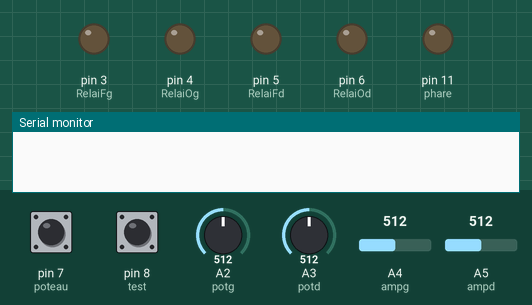
Recording of a sketch running on a simulated Arduino Uno, built with avr-gcc and run on an emulated ATmega328P. On the bench: output pins drawn as LEDs (lit = HIGH), the last lines printed to the serial monitor. Dashed ring = blinking. The inputs (shaded band) are chosen by the test bench; at power-on: pin 7 (poteau) HIGH, A2 (potg) = 512, pin 8 (test) HIGH, A3 (potd) = 512, A4 (ampg) = 512, A5 (ampd) = 512.

Above: at 0.8 s.
0.9 s: pin 7 (poteau) pulled LOW for 0.15 s
At 2.9 s:
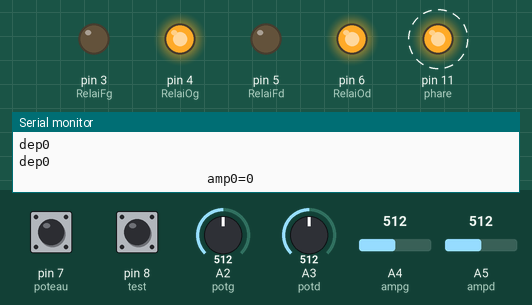
At 3.63 s:
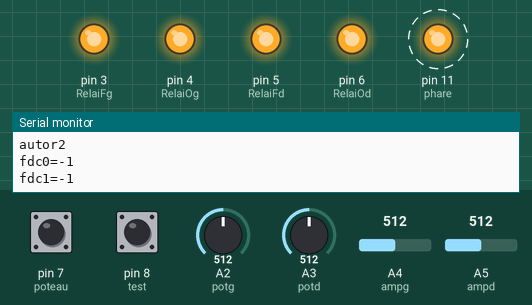
4.0 s: A2 (potg) set to 129
At 6.51 s:
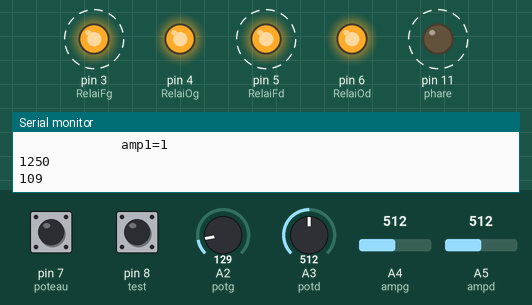
7.0 s: A2 (potg) set to 111
Timing chart, 0 to 16.0 s (numbered marks = the images above; inputs shaded):
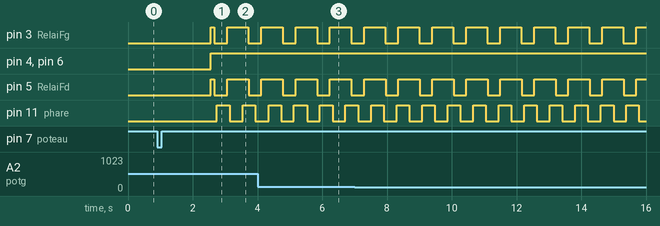

Measured:
- after the input at 0.9 s, pin 3 (RelaiFg), pin 5 (RelaiFd): LOW → HIGH after 1.7 s, → LOW 0.11 s later, → HIGH 0.40 s later, → LOW 0.66 s later; pin 4 (RelaiOg), pin 6 (RelaiOd): LOW → HIGH after 1.7 s; pin 11 (phare): alternates HIGH for 0.40 s and LOW for 0.40 s, starting after 1.8 s

The sketch:

portail_v3.ino
```cpp
#include <EEPROM.h>
#include <RCSwitch.h>
RCSwitch mySwitch = RCSwitch();
int Micro=A0; // capteur micro
int Crep=A1;  // capteur crépusculaire (lumière)
int potg=A2; // potentiometre vantail gauche
int potd=A3;  // potentiometre vantail droit

int RelaiOg=4;// relai ouvre gauche
int RelaiOd=6;// relai ouvre droit
int RelaiFg=3;// relai ferme gauche
int RelaiFd=5;// relai ferme droite
int ampg=A4; //surintesité gauche
int ampd=A5; //surintensité droite// fonction surintensité

int phare=11; //gyrophare sur poteau
int poteau=7; // pin bouton sur poteau
int test=8; // pin bouton de test
bool valAction=1; // valeur de l'action ouverture=1 /fermeture=0
int encours=0; //numero d'un signal en cours (0=rien 1=klaxon 2=lumiere etc...)
int autor=0; // autorisation des permissions de declenchement (dans Sana[8/9/10] suivant permission)

int perm=2; // serait mieux dans l'eeprom. Changé par telecommande, copié généralement dans autor.
int freqgyro=0; // 300 rapide, 1000 lent
bool Signal=0;

// tableau capteur analogique Sana
int Sana[13][9]{// colonne 0=rien 1=klaxon 2=lumiere 3=poteau 4=test 5-6-7-8=telco 9=portier
// durée de crenaux pour tous les SL
  {0,1,1,1,1,1,1,1,1},//duree mini du créneau Bas *0
  {0,1,15,1,1,1,1,1,1},//duree mini du créneau Haut *1
  {0,1,1,1500,1500,500,500,500,500},//duree maxi du créneau Bas *2
  {0,1,15,1500,1500,500,500,500,500},//duree maxi du créneau Haut *3
// sauf  telcos
  {0,Micro,Crep,poteau,test},// pin micro ou lumiere,etc  *4
  // pour tous les SL, necessaires pour fonction echantillon
  {0,46,30,11,11,1,1,1,1},//nombre de positifs mini acceptable sur 200 mesures analogiques(echantillon) *5
  {0,200,200,200,200,200,200,200,200},//seuil amplitude pour un positif dans echantillon *6
// pour tous les SL
  {0,3,2,1,1,1,1,1,1},//nombre de coups exact pour que dcl passe à UN  *7
  {0,1,1,1,1,1,1,1,1},// TOUS autorisation 1 (+7=) *8
  {0,0,0,1,1,0,1,1,1},// BOUTONS autorisation 2 (+7=) *9 + teleco B
  {0,1,1,1,0,1,1,1,1},// telco C autorisation 3 (+7=) *10
  {0,0,0,0,1,0,1,1,1}, //TEST SEUL autorisation 4 (+7=) *11
  {0,0,0,1,0,0,1,1,1}// POTEAU SEUL  autorisation 5 (+7=) *12 +telco D
  //{0,1,1,1,0,1,1,1,1}// TELCO A à recopier dans sana [10] autorisation 6 (+7=) *13
// TELCO B à recopier dans sana [10] autorisation 7 (+7=) *14
// TELCO C à recopier dans sana [10] autorisation 8 (+7=) *15
// TELCO D à recopier dans sana [10] autorisation 9 (+7=) *16
  };

// tableau des codes de telco
unsigned long code[4] // ex 1234 pour code[3]
  {1111,2222,3333,4444}; // bouton de telecommande A,B,C,D
// tableau potentionmetre et surintensite
int pot[2]{potg,potd};
int amp[2]{ampg,ampd};
int seuilamp[2]{8,11};
unsigned long autoramp[2]{millis(),millis()};

//tableau relai et fin de course gauche et droit
int VL[3][4]{ // colonne 0=gauche 1=droit
  {RelaiFg,RelaiOg,RelaiFd,RelaiOd},//relai gauche et droit
  {1,600,1,600},//min G=0, max G=1, min D=2, max D=3
  {0,0,0,0}, // valeur intermediaire du FDC de calibrage pour copie dans EEprom
};
// calibrage des fins de course
void calibrage(){
VL[1][0]=0;     // modication hors cotes ds FDC
VL[1][1]=1300;
VL[1][2]=0;
VL[1][3]=1300;

for (int a=0; a<2; a++){
          int cpt=0;
          Serial.print("autoramp");
          autoramp[0]=millis(); autoramp[1]=millis();
          action(a);
          for (int i=0; i<4; i++){
  Serial.println(recupFDC(i));}

    while (cpt<2){ //tester 2 FDC
      for (int i=0; i<2; i++){ // gauche droite
        if (ampere(i)){        // surintensite d'un cote ou l'autre
            VL[2][a+2*i]=(analogRead(pot[i])-5*(2*a-1)); // recopie dans le tableau FDC la valeur du pot -5 ou +5 suivant ouv ou ferm
            VL[1][a+2*i]=!a*1250;
            Serial.print(i);
            cpt++;  // compteur de passge de la boucle while
        }action(a);
      }
    }
}
for(int i=0; i<4; i++){
 Serial.println(VL[2][i]);
 stockFDC(i,VL[2][i]);} // memorisation de la valeur du pot dans EEprom
}

// echantillonnage de la valeur de surintensité
bool ampere(bool gd){
  if (millis()<autoramp[gd]+300){return 0;}
  int b=0;
  for (int i=0; i<50; i++){
    if (analogRead(amp[gd])>seuilamp[gd]){
      b++;}
    if (b>30){
      return 1;    }
  } return 0;
}


// detection d'un signal suivant le capteur, quelle action effectuer
bool detect(int SL){ //appelé dans echantillon()

  if (SL==0){return 0;} //impossible en principe
  if (SL==1){return (analogRead(Sana[4][SL])>Sana[6][SL]);} // lecture micro attention > a la valeur
  if (SL==2){return (analogRead(Sana[4][SL])<Sana[6][SL]);} // lecture lumiere attention < a la valeur
  if (SL<5){return !(digitalRead(Sana[4][SL]));}  // lecture poteau et test
  return BoutonTele();  // ex code 1234 pour code[3] de telco 3: SL=3+5
}
// memorisation dans l'EEPROM des FDC et convertion
void stockFDC(int ad,int val){
  EEPROM.write(ad*2,val%256); // stock le modulo sur une adresse paire ex: indice 0 var=40 ad*2=0 stock 40 sur 0
  EEPROM.write(ad*2+1,val/256); // stock la div sur adresse impaire ex :indice 0 var=40 ad*2+1=1 stock 0 sur 1
}
//recuperation dans l'EEPROM des FDC et convertion
int recupFDC(int ad){
  return EEPROM.read(ad*2)+(EEPROM.read(ad*2+1)*256);
}
int BoutonTele(){ // passe à UN si code=nombre
int x=0;
  if (mySwitch.available()) {
    Serial.println("je suis là");
      if (mySwitch.getReceivedValue()==code[0]){Serial.println("telco A");x= 1;} // telco A
      if (mySwitch.getReceivedValue()==code[1]){perm=2;x= 0;} //telco B
      if (mySwitch.getReceivedValue()==code[2]){perm=3;x= 0;} //telco C
      if (mySwitch.getReceivedValue()==code[3]){perm=4;x=1;} //telco D
    mySwitch.resetAvailable();
  }return x;
  }

// fonction echantillon du capteur
int echantillon(int x){ // passe à UN si on a atteint b(dans sana[5]) mesures positives sur 200 mesures
  int b=0;
  for (int i=0; i<200; i++){
    if (detect(x)){b++;}
    if (b>=Sana[5][x]){

      return 1;}
  }
return 0;}
// fonction declenchement
int dcl(){ // passe à nsl si le signal est valide (nb de coups en fonction du SL en cours)
  static bool e=0; //dernier etat du signal
  static int tot=0; // nb de crenaux en rapport au nombre de coups demandés
  static unsigned long D=millis(); // date du début du crenau
  static int nsl=0; //marqueur de encours
  bool b=0;
  unsigned long duree=0;

  if (encours==0){
    encours=quelSL(nsl);
    nsl=encours;
    if (encours!=0){
      D=millis();
      e=1;
      tot=1; // debut de cycle

    }
    return 0;

  }

  duree=(millis()-D);
  if (duree<Sana[0+e][encours]){
    b=echantillon(encours);
    if(b!=e){
      encours=0;
      e=b;
    }return 0;
  }
  if (duree<Sana[2+e][nsl]){
    b=echantillon(encours);
    if(b!=e){
      tot++;
      e=b;
      D=millis(); // nouveau crenau
    }return 0;
  }
  //nsl=encours;
  b=echantillon(encours);
  encours=0;
  if (b==e && tot==2*Sana[7][nsl]){
    return nsl;
  }return 0;
}
// quel signal cause? recherche parmi ceux autorisés
int quelSL(int x){ //on ne regarde que ceux qui suivent le SL N° x
  if (autor==0){ // aucun signal accepté
    return 0;
  }
  for (int i=x+1; i<10; i++){ // nombre de signaux capteur possible
    if (Sana[7+autor][i]){ // N° autorisation
      if (echantillon(i)){ // echantillon de 200 mesures pour clarifier le signal
      return i; // return N° SL du signal reçu
      }
    }
  }
  return 0; // aucun signal reçu
}
// fonction surintensité
bool surIntensite(bool onoff){ // parametre passe à 1 à chaque declenchement (dcl)
static bool flag=0; // flag de surintensité

  if (onoff){ // on regarde si declenchement =1
    for (int i=0; i<4; i++){
      VL[1][i]=(recupFDC(i));} // on inscrit FDC de l'EEPROM dans le tableau FDC
    autor=perm; // on remet les autorisation aux permissions de depart
    freqgyro=1000; //gyro lent
  return 1;} // retour au loop()

  if (flag){ // flag est vrai déja eu surintensité
    for (int i=0; i<2; i++){
      if (ampere(i)){ //regarde si les moteurs sont bloqués
        VL[1][2*i+0]=analogRead(pot[i])+20; // on coupe celui qui est bloqué
        VL[1][2*i+1]=analogRead(pot[i])-20;}}
      if (fini()){ // on regarde si les deux moteurs sont arrêtés
        flag=0; // raz flag fin de surintensité
        autor=2; // seulement autorisation bouton sur poteau
        return 1;} return 0;} // return 1 pour prevenir le loop()

  if (ampere(0) || ampere(1)){ // detection de surintensité
    flag=1;         // flag de detection surintensité
    for (int j=0; j<2; j++){ // initialisation FDC pour retour vantaux + gestion de non dépassement de FDC
        VL[1][2*j]=max(analogRead(pot[j])-20,recupFDC(2*j)); // minis à pot-20
        VL[1][2*j+1]=min(analogRead(pot[j])+20,recupFDC(2*j+1)); //maxis à pot+20
        }
      valAction=!valAction; // invesion du sens de marche
      autor=0; // personne ne peut arrêter les moteurs
      freqgyro=300; //gyro rapide
      autoramp[0]=millis(); autoramp[1]=millis();
  return 0;} return 0;}
// fonction action de valAction
void action(bool a){
  for (int gd=0; gd<2 ; gd++){       //gauche droite
    digitalWrite(VL[0][!a+2*gd],1); //relai opposé a l'action
    bool dep=(analogRead(pot[gd])<VL[1][a+2*gd])xor a; // generalement a 0
    if (dep){
      VL[1][a+2*gd]=1250*!a;} // Si fdc mini , 0, Si maxi , 1250
    // exemple action(1) =>ouvre RelaiFg=0 et RelaiOg=1 tant que (potg>maxi)xor(action(1))
    digitalWrite(VL[0][a+2*gd],dep);
    Serial.print("dep");
    Serial.println(dep);
  }}
// fonction gyrophare pour gerer la frequence de clignotement
void gyro(){
  if (freqgyro==300){
    cligno();
    return; }
  if (fini()){
    digitalWrite(phare,0);
    return; }
    cligno();
    return;}

void cligno(){
   unsigned long now = millis();
   static unsigned long date = 0;
   static bool etat=0;
  if(now - date >= freqgyro){
  date = now;
  etat = !etat;}
  digitalWrite(phare,etat);
  }
// fonction qui regarde si le moteur tourne
bool fini(){
  int cpt=0; // raz en debut de boucle
  for (int i=0; i<4; i++){
    cpt=cpt+digitalRead(VL[0][i]);}  // addition de la valeur de tous les moteurs
    return (cpt==4); // return 1 si les 4 moteurs sont arrêtés
}


void setup() {
  Serial.begin(9600);
  pinMode(Micro,INPUT_PULLUP);
  pinMode(Crep,INPUT_PULLUP);
  pinMode(12,INPUT_PULLUP);
  pinMode(potg,INPUT);
  pinMode(potd,INPUT);
  pinMode(RelaiOg,OUTPUT);
  pinMode(RelaiOd,OUTPUT);
  pinMode(RelaiFg,OUTPUT);
  pinMode(RelaiFd,OUTPUT);
  pinMode(ampg,INPUT);
  pinMode(ampd,INPUT);
  pinMode(phare,OUTPUT);
  pinMode(poteau,INPUT_PULLUP);
  pinMode(test,INPUT_PULLUP);
  mySwitch.enableReceive(0);  // Receiver on interrupt 0 => that is pin #2

  autor=2; // autorisation seulement les boutons
  int x=0;
  while (x!=3){ // on ne sort que quand poteau actionné
    x=dcl();

    if (x==4) {calibrage();}
  }
  Signal=1;

}
void loop() {
Serial.print("autor");
Serial.println(autor);
for (int i=0; i<4; i++){
  Serial.print("fdc");
  Serial.print(i);
  Serial.print("=");
  Serial.println(recupFDC(i));
}
bool x=surIntensite(Signal);
  action(valAction);

  if(Signal==1){

    Signal=0; }
    int y=dcl();
  if (y){
    valAction=!valAction;
    autoramp[0]=millis();  autoramp[1]=millis();
    Signal=1;}
    Serial.print("                        amp0=");
    Serial.println(ampere(0));
    Serial.print("             amp1=");
    Serial.println(ampere(1));

    Serial.println(VL[1][0]);
    Serial.println(VL[1][1]);
    Serial.println(VL[1][2]);
    Serial.println(VL[1][3]);
  gyro();

}
```
